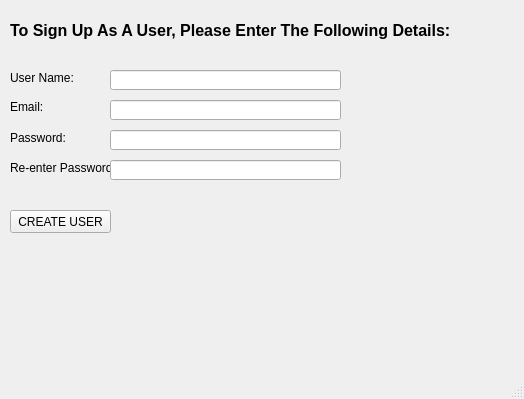
<?xml version="1.0" encoding="UTF-8"?>
<ui version="4.0">
 <class>AdminScreen</class>
 <widget class="QMainWindow" name="AdminScreen">
  <property name="geometry">
   <rect>
    <x>0</x>
    <y>0</y>
    <width>524</width>
    <height>399</height>
   </rect>
  </property>
  <property name="windowTitle">
   <string>UserRegister</string>
  </property>
  <widget class="QWidget" name="centralwidget">
   <widget class="QLabel" name="label">
    <property name="geometry">
     <rect>
      <x>10</x>
      <y>0</y>
      <width>581</width>
      <height>61</height>
     </rect>
    </property>
    <property name="font">
     <font>
      <pointsize>12</pointsize>
      <weight>75</weight>
      <bold>true</bold>
     </font>
    </property>
    <property name="text">
     <string>To Sign Up As A User, Please Enter The Following Details:</string>
    </property>
   </widget>
   <widget class="QLabel" name="label_2">
    <property name="geometry">
     <rect>
      <x>10</x>
      <y>70</y>
      <width>91</width>
      <height>16</height>
     </rect>
    </property>
    <property name="text">
     <string>User Name:</string>
    </property>
   </widget>
   <widget class="QLabel" name="label_3">
    <property name="geometry">
     <rect>
      <x>10</x>
      <y>100</y>
      <width>47</width>
      <height>13</height>
     </rect>
    </property>
    <property name="text">
     <string>Email:</string>
    </property>
   </widget>
   <widget class="QLabel" name="label_4">
    <property name="geometry">
     <rect>
      <x>10</x>
      <y>130</y>
      <width>81</width>
      <height>16</height>
     </rect>
    </property>
    <property name="text">
     <string>Password:</string>
    </property>
   </widget>
   <widget class="QLabel" name="label_5">
    <property name="geometry">
     <rect>
      <x>10</x>
      <y>160</y>
      <width>101</width>
      <height>16</height>
     </rect>
    </property>
    <property name="text">
     <string>Re-enter Password:</string>
    </property>
   </widget>
   <widget class="QLineEdit" name="lineEdit">
    <property name="geometry">
     <rect>
      <x>110</x>
      <y>70</y>
      <width>231</width>
      <height>20</height>
     </rect>
    </property>
   </widget>
   <widget class="QLineEdit" name="lineEdit_2">
    <property name="geometry">
     <rect>
      <x>110</x>
      <y>100</y>
      <width>231</width>
      <height>20</height>
     </rect>
    </property>
   </widget>
   <widget class="QLineEdit" name="lineEdit_3">
    <property name="geometry">
     <rect>
      <x>110</x>
      <y>130</y>
      <width>231</width>
      <height>20</height>
     </rect>
    </property>
   </widget>
   <widget class="QLineEdit" name="lineEdit_4">
    <property name="geometry">
     <rect>
      <x>110</x>
      <y>160</y>
      <width>231</width>
      <height>20</height>
     </rect>
    </property>
   </widget>
   <widget class="QPushButton" name="CreateUserButton">
    <property name="geometry">
     <rect>
      <x>10</x>
      <y>210</y>
      <width>101</width>
      <height>23</height>
     </rect>
    </property>
    <property name="text">
     <string>CREATE USER</string>
    </property>
   </widget>
  </widget>
  <widget class="QMenuBar" name="menubar">
   <property name="geometry">
    <rect>
     <x>0</x>
     <y>0</y>
     <width>524</width>
     <height>21</height>
    </rect>
   </property>
  </widget>
  <widget class="QStatusBar" name="statusbar"/>
 </widget>
 <resources/>
 <connections/>
</ui>
